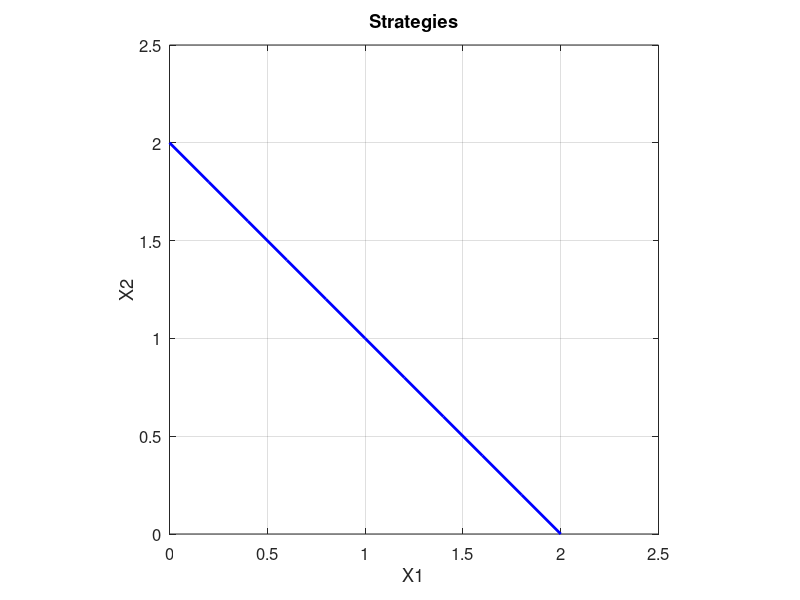
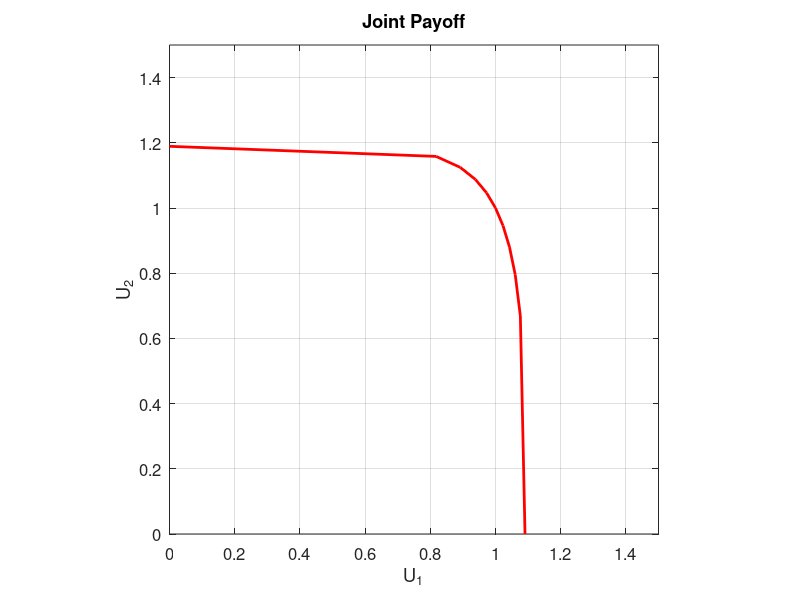

The MATLAB source for these figures, in order:
clc
clear
close all

X1 = 0:0.2:2;
X2 = 2 - X1;
U_1 = (X1).^(1/8);
U_2 = (X2).^(1/4);

% Plot for X1 and X2
figure;
plot(X1, X2, 'b', 'LineWidth', 2);
xlabel('X1');
ylabel('X2');
title('Strategies');
grid on;
axis equal;
xlim([0 2.5]);
ylim([0 2.5]);
set(gca, 'FontSize', 12);

% Plot for U_1 and U_2
figure;
plot(U_1, U_2, 'r', 'LineWidth', 2);
xlabel('U_1');
ylabel('U_2');
title('Joint Payoff');
grid on;
axis equal;
xlim([0 1.5]);
ylim([0 1.5]);
set(gca, 'FontSize', 12);
